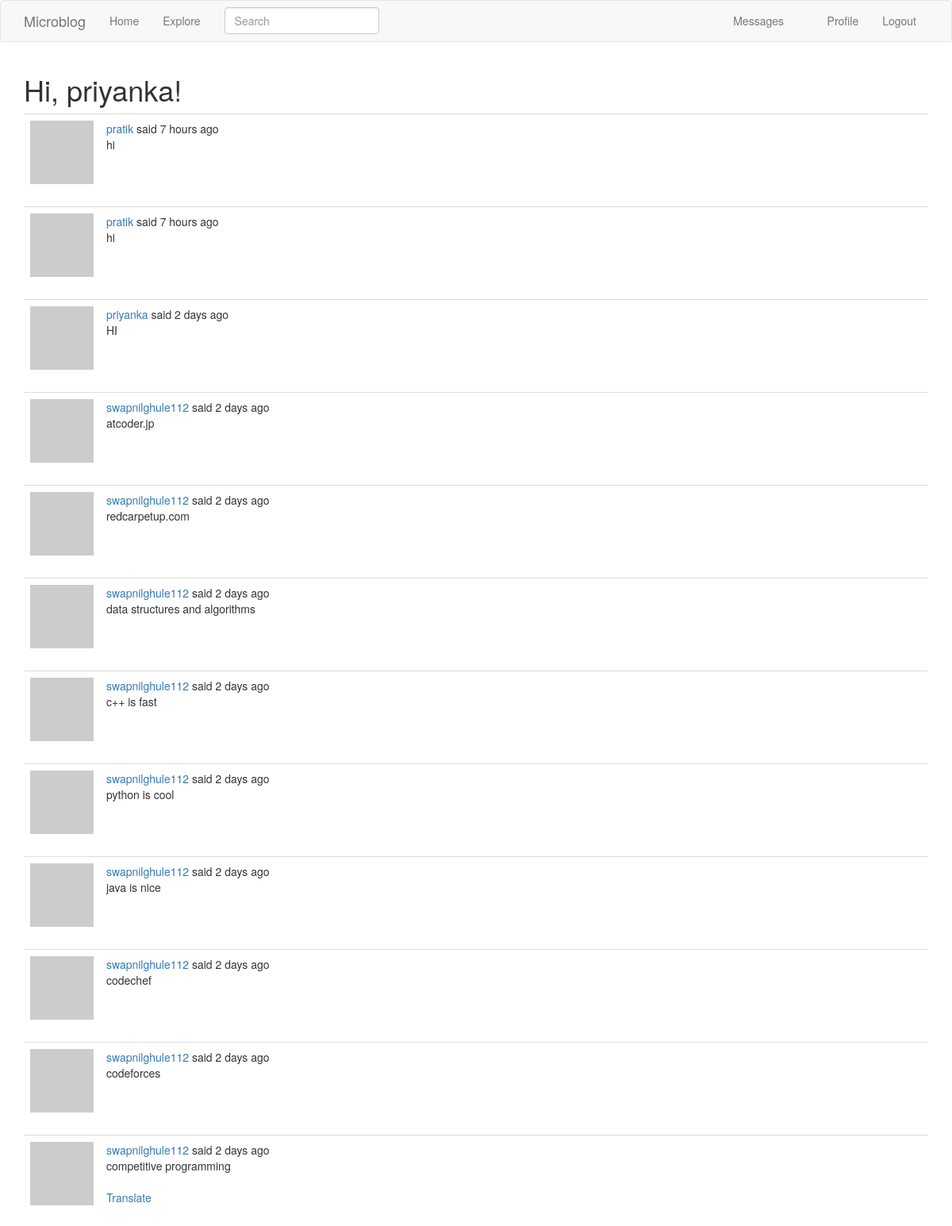
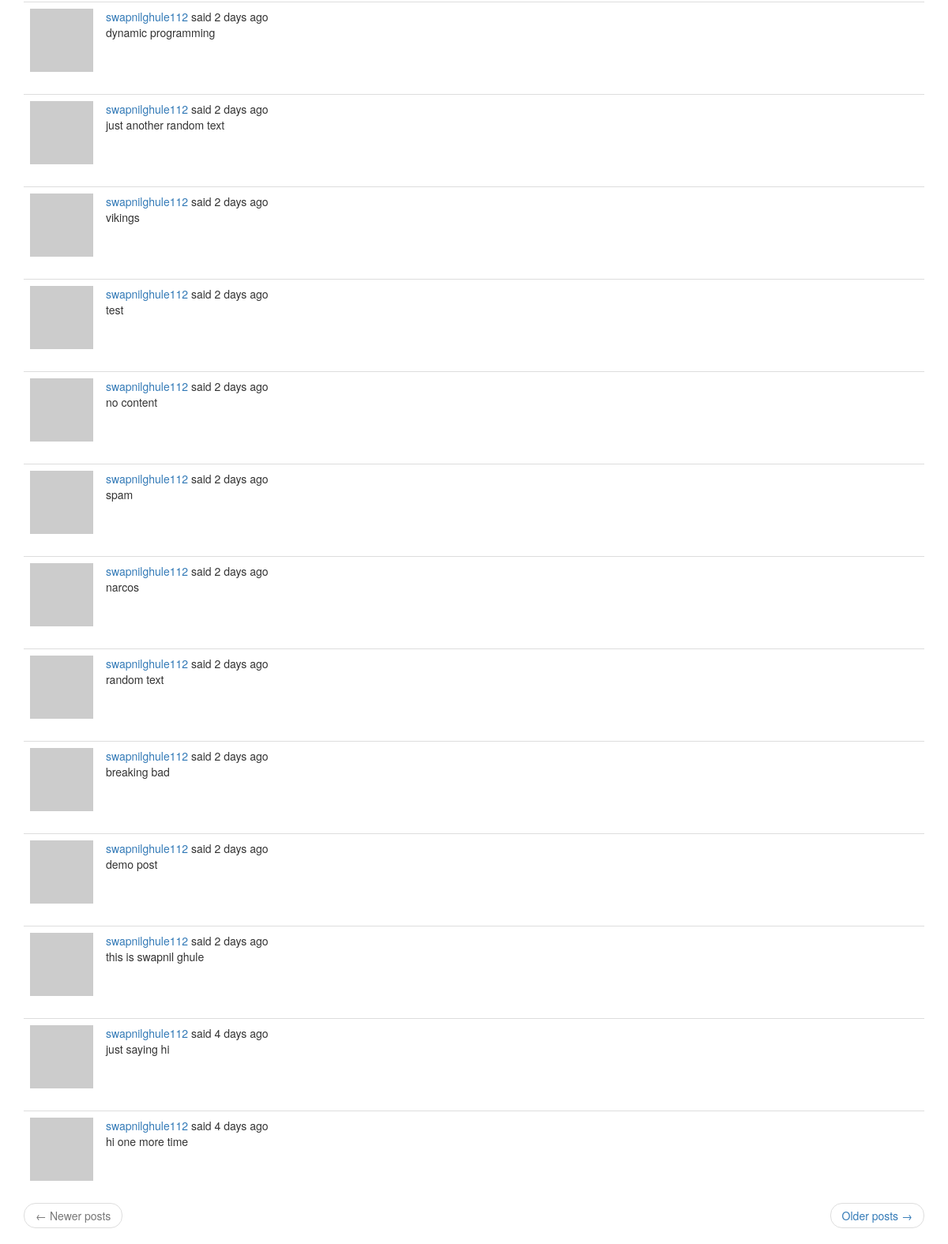
The app's page /explore (signed in) with its own data (2 pictures, top to bottom).
### app/models.py (models this page shows, shortened)
class PaginatedAPIMixin(object):
    @staticmethod
    def to_collection_dict(query, page, per_page, endpoint, **kwargs):
        resources = query.paginate(page, per_page, False)
        data = {
            'items': [item.to_dict() for item in resources.items],
            '_meta': {
                'page': page,
                'per_page': per_page,
                'total_pages': resources.pages,
                'total_items': resources.total
            },
            '_links': {
                'self': url_for(endpoint, page=page, per_page=per_page,
                                **kwargs),
                'next': url_for(endpoint, page=page + 1, per_page=per_page,
                                **kwargs) if resources.has_next else None,
                'prev': url_for(endpoint, page=page - 1, per_page=per_page,
                                **kwargs) if resources.has_prev else None
            }
        }
        return data

class User(UserMixin, PaginatedAPIMixin, db.Model):
    id = db.Column(db.Integer, primary_key=True)
    username = db.Column(db.String(64), index=True, unique=True)
    email = db.Column(db.String(120), index=True, unique=True)
    password_hash = db.Column(db.String(128))
    posts = db.relationship('Post', backref='author', lazy='dynamic')
    about_me = db.Column(db.String(140))
    last_seen = db.Column(db.DateTime, default=datetime.utcnow)
    token = db.Column(db.String(32), index=True, unique=True)
    token_expiration = db.Column(db.DateTime)
    followed = db.relationship(
        'User', secondary=followers,
        primaryjoin=(followers.c.follower_id == id),
        secondaryjoin=(followers.c.followed_id == id),
        backref=db.backref('followers', lazy='dynamic'), lazy='dynamic')
    messages_sent = db.relationship('Message',
                                    foreign_keys='Message.sender_id',
                                    backref='author', lazy='dynamic')
    messages_received = db.relationship('Message',
                                        foreign_keys='Message.recipient_id',
                                        backref='recipient', lazy='dynamic')
    last_message_read_time = db.Column(db.DateTime)
    notifications = db.relationship('Notification', backref='user',
                                    lazy='dynamic')
    tasks = db.relationship('Task', backref='user', lazy='dynamic')
    def avatar(self, size):
        digest = md5(self.email.lower().encode('utf-8')).hexdigest()
        return 'https://www.gravatar.com/avatar/{}?d=identicon&s={}'.format(
            digest, size)
    def new_messages(self):
        last_read_time = self.last_message_read_time or datetime(1900, 1, 1)
        return Message.query.filter_by(recipient=self).filter(
            Message.timestamp > last_read_time).count()
    def get_tasks_in_progress(self):
        return Task.query.filter_by(user=self, complete=False).all()

class SearchableMixin(object):
    @classmethod
    def before_commit(cls, session):
        session._changes = {
            'add': list(session.new),
            'update': list(session.dirty),
            'delete': list(session.deleted)
        }
    @classmethod
    def after_commit(cls, session):
        for obj in session._changes['add']:
            if isinstance(obj, SearchableMixin):
                add_to_index(obj.__tablename__, obj)
        for obj in session._changes['update']:
            if isinstance(obj, SearchableMixin):
                add_to_index(obj.__tablename__, obj)
        for obj in session._changes['delete']:
            if isinstance(obj, SearchableMixin):
                remove_from_index(obj.__tablename__, obj)
        session._changes = None

class Post(SearchableMixin, db.Model):
    __searchable__ = ['body']
    id = db.Column(db.Integer, primary_key=True)
    body = db.Column(db.String(140))
    timestamp = db.Column(db.DateTime, index=True, default=datetime.utcnow)
    user_id = db.Column(db.Integer, db.ForeignKey('user.id'))
    language = db.Column(db.String(5))

### app/main/routes.py (the view)
@bp.route('/explore')
@login_required
def explore():
    page = request.args.get('page', 1, type=int)
    posts = Post.query.order_by(Post.timestamp.desc()).paginate(
        page, current_app.config['POSTS_PER_PAGE'], False)
    next_url = url_for('main.explore', page=posts.next_num) \
        if posts.has_next else None
    prev_url = url_for('main.explore', page=posts.prev_num) \
        if posts.has_prev else None
    return render_template('index.html', title=_('Explore'),
                           posts=posts.items, next_url=next_url,
                           prev_url=prev_url)

### app/main/forms.py
class SearchForm(FlaskForm):
    q = StringField(_l('Search'), validators=[DataRequired()])
    def __init__(self, *args, **kwargs):
        if 'formdata' not in kwargs:
            kwargs['formdata'] = request.args
        if 'csrf_enabled' not in kwargs:
            kwargs['csrf_enabled'] = False
        super(SearchForm, self).__init__(*args, **kwargs)

### app/main/routes.py (called while the page is built)
@bp.before_app_request
def before_request():
    if current_user.is_authenticated:
        current_user.last_seen = datetime.utcnow()
        db.session.commit()
        g.search_form = SearchForm()
    g.locale = str(get_locale())

### app/models.py (called while the page is built)
@login.user_loader
def load_user(id):
    return User.query.get(int(id))

### app/templates/index.html (shortened to what this page needs)
{% extends "base.html" %}
{% import 'bootstrap/wtf.html' as wtf %}
{% block app_content %}
    <h1>{{ _('Hi, %(username)s!', username=current_user.username) }}</h1>
    {% for post in posts %}
        {% include '_post.html' %}
    {% endfor %}
    <nav aria-label="...">
        <ul class="pager">
            <li class="previous{% if not prev_url %} disabled{% endif %}">
                <a href="{{ prev_url or '#' }}">
                    <span aria-hidden="true">&larr;</span> {{ _('Newer posts') }}
                </a>
            </li>
            <li class="next{% if not next_url %} disabled{% endif %}">
                <a href="{{ next_url or '#' }}">
                    {{ _('Older posts') }} <span aria-hidden="true">&rarr;</span>
                </a>
            </li>
        </ul>
    </nav>
{% endblock %}

### app/templates/_post.html (shortened to what this page needs)
<table class="table table-hover">
    <tr>
        <td width="70px">
            <a href="{{ url_for('main.user', username=post.author.username) }}">
                <img src="{{ post.author.avatar(70) }}" />
            </a>
        </td>
        <td>
            {{ _('%(username)s said %(when)s',
                username=user_link, when=moment(post.timestamp).fromNow()) }}
            <br>
            <span id="post{{ post.id }}">{{ post.body }}</span>
            {% if post.language and post.language != g.locale %}
            <br><br>
            <span id="translation{{ post.id }}">
                <a href="javascript:translate(
                            '#post{{ post.id }}',
                            '#translation{{ post.id }}',
                            '{{ post.language }}',
                            '{{ g.locale }}');">{{ _('Translate') }}</a>
            </span>
            {% endif %}
        </td>
    </tr>
</table>

### records on screen
Post: body "hi"
Post: body "hi"
Post: body "HI"
Post: body "atcoder.jp"
Post: body "redcarpetup.com"
Post: body "data structures and algorithms"
Post: body "c++ is fast"
Post: body "python is cool"
Post: body "java is nice"
Post: body "codechef"
Post: body "codeforces"
Post: body "competitive programming"
Post: body "dynamic programming"
Post: body "just another random text"
Post: body "vikings"
Post: body "test"
Post: body "no content"
Post: body "spam"
Post: body "narcos"
Post: body "random text"
Post: body "breaking bad"
Post: body "demo post"
Post: body "this is swapnil ghule"
Post: body "just saying hi"
Post: body "hi one more time"
